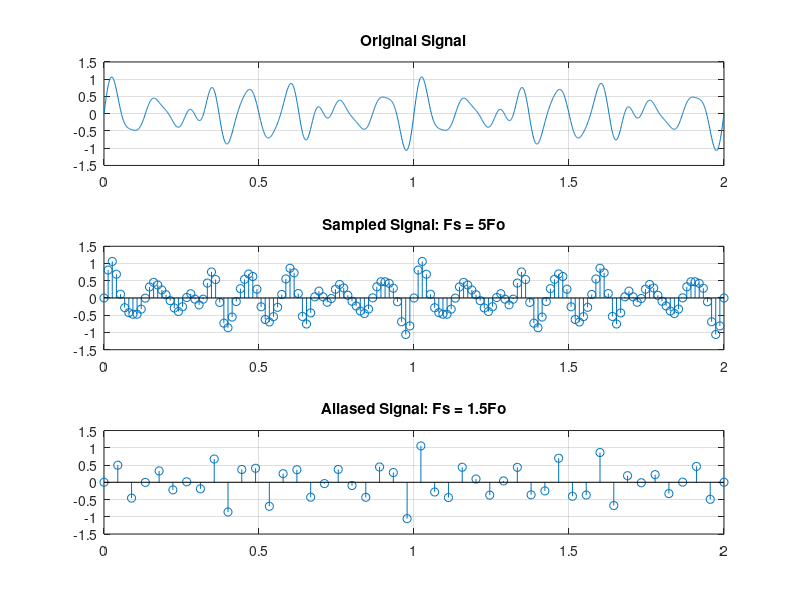

MATLAB code for this plot:


%
%
%
%
%
%
%
%
%
%
%
%
%
%%
%task 3
clc; clear; close all;

% Signal parameters
Fo = 15; % Max frequency = 30π => 15 Hz
t = 0:0.001:2;

% Original signal
x = 0.5*sin(14*pi*t) + (1/3)*sin(18*pi*t) + (1/5)*sin(24*pi*t) + (1/7)*sin(30*pi*t);

% Case i: Fs = 5Fo = 75 Hz
Fs1 = 5*Fo;
ts1 = 0:1/Fs1:2;
x1 = 0.5*sin(14*pi*ts1) + (1/3)*sin(18*pi*ts1) + (1/5)*sin(24*pi*ts1) + (1/7)*sin(30*pi*ts1);

% Case ii: Fs = 1.5Fo = 22.5 Hz (aliasing expected)
Fs2 = 1.5*Fo;
ts2 = 0:1/Fs2:2;
x2 = 0.5*sin(14*pi*ts2) + (1/3)*sin(18*pi*ts2) + (1/5)*sin(24*pi*ts2) + (1/7)*sin(30*pi*ts2);

% Plot
figure;
subplot(3,1,1); plot(t, x); title('Original Signal'); grid on;
subplot(3,1,2); stem(ts1, x1); title('Sampled Signal: Fs = 5Fo'); grid on;
subplot(3,1,3); stem(ts2, x2); title('Aliased Signal: Fs = 1.5Fo'); grid on;